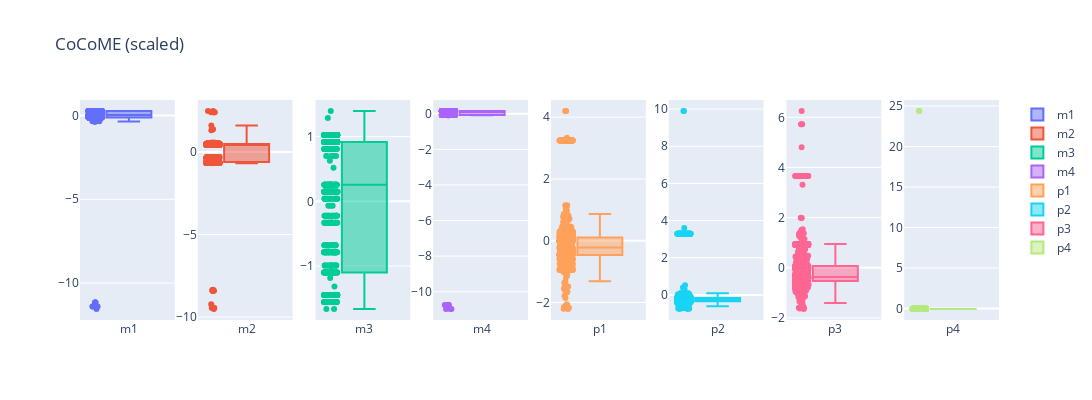

The code cell stored with this chart in its notebook:
### Code cell
# Show distribution of quality-attribute objectives for CoCoME
scaler = StandardScaler() # Objectives are first standardized using Z-score method
scaled_cocome_df = pd.DataFrame(scaler.fit_transform(df_cocome[OBJ_COCOME]), columns=OBJ_COCOME)
make_boxplots(scaled_cocome_df, title='CoCoME (scaled)', figsize=(400, 1600))

### Figure 1 — Plotly figure (JSON) as saved in the notebook; plotly's stock layout.template omitted (floating-point values rounded to 4 significant figures; data arrays with more than 128 entries replaced by an {"elided": "..."} marker saying what was removed)
{"data": [{"boxpoints": "all", "name": "m1", "type": "box", "xaxis": "x", "y": {"elided": "1192 float values"}, "yaxis": "y"}, {"boxpoints": "all", "name": "m2", "type": "box", "xaxis": "x2", "y": {"elided": "1192 float values"}, "yaxis": "y2"}, {"boxpoints": "all", "name": "m3", "type": "box", "xaxis": "x3", "y": {"elided": "1192 float values"}, "yaxis": "y3"}, {"boxpoints": "all", "name": "m4", "type": "box", "xaxis": "x4", "y": {"elided": "1192 float values"}, "yaxis": "y4"}, {"boxpoints": "all", "name": "p1", "type": "box", "xaxis": "x5", "y": {"elided": "1192 float values"}, "yaxis": "y5"}, {"boxpoints": "all", "name": "p2", "type": "box", "xaxis": "x6", "y": {"elided": "1192 float values"}, "yaxis": "y6"}, {"boxpoints": "all", "name": "p3", "type": "box", "xaxis": "x7", "y": {"elided": "1192 float values"}, "yaxis": "y7"}, {"boxpoints": "all", "name": "p4", "type": "box", "xaxis": "x8", "y": {"elided": "1192 float values"}, "yaxis": "y8"}], "layout": {"height": 400, "title": {"text": "CoCoME (scaled)"}, "width": 1600, "xaxis": {"anchor": "y", "domain": [0, 0.1031]}, "xaxis2": {"anchor": "y2", "domain": [0.1281, 0.2312]}, "xaxis3": {"anchor": "y3", "domain": [0.2562, 0.3594]}, "xaxis4": {"anchor": "y4", "domain": [0.3844, 0.4875]}, "xaxis5": {"anchor": "y5", "domain": [0.5125, 0.6156]}, "xaxis6": {"anchor": "y6", "domain": [0.6406, 0.7438]}, "xaxis7": {"anchor": "y7", "domain": [0.7688, 0.8719]}, "xaxis8": {"anchor": "y8", "domain": [0.8969, 1]}, "yaxis": {"anchor": "x", "domain": [0, 1]}, "yaxis2": {"anchor": "x2", "domain": [0, 1]}, "yaxis3": {"anchor": "x3", "domain": [0, 1]}, "yaxis4": {"anchor": "x4", "domain": [0, 1]}, "yaxis5": {"anchor": "x5", "domain": [0, 1]}, "yaxis6": {"anchor": "x6", "domain": [0, 1]}, "yaxis7": {"anchor": "x7", "domain": [0, 1]}, "yaxis8": {"anchor": "x8", "domain": [0, 1]}}}
